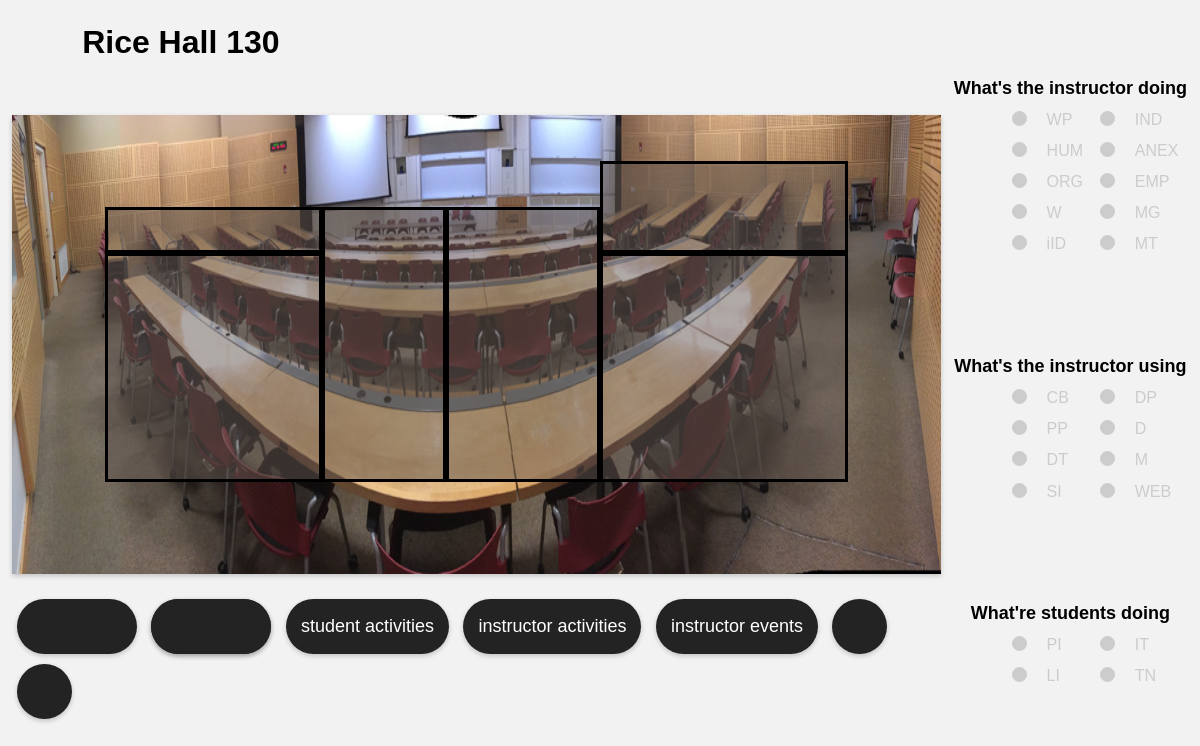
/obs.php, run on the app's committed database.
### tables this page shows
CREATE TABLE `roca_code_bank` (
  `ID` int(11) NOT NULL,
  `cID` int(11) NOT NULL COMMENT 'Category ID',
  `dC` varchar(5) NOT NULL COMMENT 'Display Code',
  `dN` varchar(60) NOT NULL COMMENT 'Display Name',
  `dD` mediumtext COMMENT 'Display Description',
  `oID` tinyint(2) NOT NULL COMMENT 'Display Order',
  `isVS` tinyint(1) NOT NULL COMMENT 'Is Visible to Users',
  `eXT` int(11) NOT NULL COMMENT 'Extended Code inside Code Bank'
);

### db.php (the view, shortened to what this page needs)
<?php
class dataConnection
{
    public function data_connection()
    {
        $this->conn=new mysqli("localhost", "root", "", "dots");
    }
}
function getfromcodebank($cID, $sectionID) {
    $dc = new dataConnection;
    $dc->data_connection();
    $query = "SELECT * FROM roca_code_bank WHERE cID=" . $cID;
    $result = mysqli_query($dc->conn, $query) or die(mysqli_error($dc->conn));
    if($cID == 4){
        echo "<table style='width:auto; height:auto;'>
                       <caption style='font-size: 40%; padding-top: 2%'>" . $sectionID . "</caption>
                       <tr>
                       <td rowspan='3'><span class='ti-user' style='vertical-align: -2px; font-size: 50%;'></span></td>
                       <td><button class='circularButton2' title='Increment Students' type='button' id='more_students' onclick='updateStudentNum(this," . $sectionID . ")' style='font-weight: bold; font-size: 70%;'>+</button></td>
                       <td rowspan='3'>";
        while($row = mysqli_fetch_array($result)){
            echo "<button class='button2 event " . $row['dC'] . "' id='popupButton' style='width:100%' onclick='dataToFeed(event,this," . $sectionID . ")'>" . $row['dN'] . "</button>";
        }
        echo " </td>
                        </tr>
                        <tr>
                        <td id='numStudentLabel" . $sectionID . "' style='font-size: small;'>0</td>
                        </tr>
                        <tr>
                        <td><button class='circularButton2' title='Decrement Students' type='button' id='less_students' onclick='updateStudentNum(this," . $sectionID . ")' style='font-weight: bold; font-size: 70%;'>-</button></td>
                        </tr>
                        </table>";
    }
    else{
        while($row = mysqli_fetch_array($result)){
                if($cID ==1 || $cID==2){
                    echo "<a class='code activity' id = ". $row['dC']
                            . " onclick='dataToFeed(event, this, null);'>"
                            . $row['dN'] . "</a>";
                }
                else if($cID==3){
                    echo "<a class='event' id = ". $row['dC']
                    . " onclick='dataToFeed(event, this, null);'>"
                        . $row['dN'] . "</a>";
                }
            else {
                echo "<label class='container' title='" . $row['dN'] . "'>
    								<input type='checkbox' id='" . $row['dC'] . "'onclick='dataToFeed(event, this, null)'>" . $row['dC'] .
    								"</input><span class='checkmark'></span></label>";
            }
        }
    }
}
 ?>

### obs.php (shortened to what this page needs)
<!DOCTYPE html>
<html>
<head>
	<link rel="stylesheet" href="obs.css">
	<link rel="stylesheet" href="popupCSS.css">
	<link rel="stylesheet" href="themify-icons.css">
	<link rel="stylesheet" href="fonts/stylesheet.css">
</head>
<?php include 'db.php'; ?>
<body onload="setAllDefaultValues()">
	<div class="body_content">
		<div id="left_side">
			<div id="top_left">
				<div><a onclick="reload()" style=" vertical-align: middle"><span id="back_arrow" class="ti-arrow-left" ></span></a>&nbsp;&nbsp;&nbsp;Rice Hall 130</div>
			</div>
			<div id="classroom_mapping"></div>
			<div id="bottom_left">
        		<div class="pen-wrapper" style="display: inline-block">
                    <div class="buton-cover button-slide-out" >
                        <span class="button-slide-out__above" style="text-align: center;" id="areYouSure">are you sure?</span>
                        <div class="button-slide-out__middle">
                          <button class="btn2" id="start_button" onclick="start_or_stop()" style="-webkit-animation: pulse 1.8s infinite;" title="Start"><span class="ti-control-play" style="vertical-align: -2px"></span></button>
                        </div>
                	</div>
                </div>
				<div class="pen-wrapper" style="display: inline-block">
                    <div class="buton-cover button-slide-out">
                    	<span class="button-slide-out__above" style="text-align: center">are you sure?</span>
                        <div class="button-slide-out__middle">
                        	<button class="btn" id="initiallyReset" onclick="resetButtonMixup()" onmouseover="rotateIcon()" onmouseout="rotateIcon()"><div id="icon"><span class="ti-reload" style="vertical-align: -2px"></span></div></button>
                        </div>
                        <div class="button-slide-out__below">
                        	<button class="btn" id="initiallyCancel" onclick="reload()">cancel</button>
                    	</div>
                	</div>
                </div>
				<div class="dropdown" onmouseover="reactivateDropdowns()">
					<button class="button">student activities</button>
				</div>
				<div class="dropdown" onmouseover="reactivateDropdowns()">
					<button class="button">instructor activities</button>
				</div>
				<div class="dropdown" onmouseover="reactivateDropdowns()">
					<button class="button">instructor events</button>
				</div>
				<button class="circularButton" title="Feed" type="button" id="feed_button" onclick="openFeed(event)"><span class="ti-list-ol" style="vertical-align: -2px"></span></button>
				<button class="circularButton" title="Comment" type="button" id="comment_button" onclick="showCommentPopup(event)"><span class="ti-pencil" style="vertical-align: -2px" onclick="showCommentPopup(event)"></span></button>
				<br /><br />
				<div style="text-align:center;">
					<div id="persistingFeed" style="display: inline-block;"></div><br /><br/>
				</div>
			</div>
		</div>
		<div id="right_side">
			<form id="interval_readings_form" target="dump_data_frame">
				<div id="Pedagogical_Strategies">
					<div id="timer" style="text-align: center;">Timer</div><br /><br />
					<div class="subheader">What's the instructor doing</div>
						<div class="checkbox-grid">
						  	<?php getfromcodebank(5, null) ?>
						</div>
				</div>
				<div id="Instructional Technologies">
					<div class="subheader">What's the instructor using</div>
					<div class="checkbox-grid">
						<?php getfromcodebank(7, null) ?>
					</div>
				</div>
				<div id="Student Engagement">
					<div class="subheader">What're students doing</div>
					<div class="checkbox-grid">
						<?php getfromcodebank(6, null) ?>
					</div>
				</div>
			</form>
		</div>
	</div>
</body>
</html>

### data on the page
roca_code_bank: dC "WP"
roca_code_bank: dC "IND"
roca_code_bank: dC "HUM"
roca_code_bank: dC "ANEX"
roca_code_bank: dC "ORG"
roca_code_bank: dC "EMP"
roca_code_bank: dC "W"
roca_code_bank: dC "MG"
roca_code_bank: dC "iID"
roca_code_bank: dC "MT"
roca_code_bank: dC "CB"
roca_code_bank: dC "DP"
roca_code_bank: dC "PP"
roca_code_bank: dC "D"
roca_code_bank: dC "DT"
roca_code_bank: dC "M"
roca_code_bank: dC "SI"
roca_code_bank: dC "WEB"
roca_code_bank: dC "PI"
roca_code_bank: dC "IT"
roca_code_bank: dC "LI"
roca_code_bank: dC "TN"
